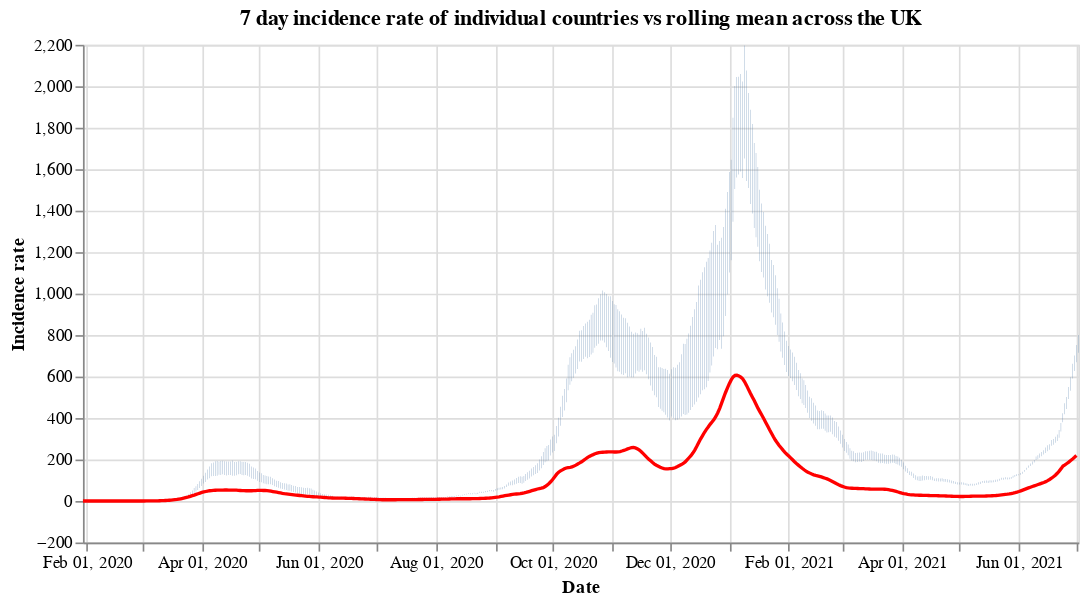

Notebook source saved alongside this figure:
### Code cell
#collapse
countries = uk_cases['areaName'].unique()
countries.sort()

selection = alt.selection_single(
    name='Select',
    fields=['areaName'],
    init={'areaName': 'Wales'},
    bind={'areaName': alt.binding_select(options=countries)}
)

# scatter plot, modify opacity based on selection
bars = alt.Chart(uk_cases).mark_bar().add_selection(
    selection
).encode(
    x=alt.X("yearmonthdate(date):T", axis=alt.Axis(title='Date')),
    y=alt.Y("weeklyCasesRate:Q", axis=alt.Axis(title='Incidence rate')),
    tooltip='weeklyCasesRate:Q',
    opacity=alt.condition(selection, alt.value(1), alt.value(0))
).properties(title=f'7 day incidence rate of individual countries vs rolling mean across the UK', width=600)

line = alt.Chart(overview_cases).mark_line(
    color='red',
    size=2,
).transform_window(
    rolling_mean='mean(weeklyCasesRate)',
    frame=[0, 7]
).encode(
    x='yearmonthdate(date):T',
    y='rolling_mean:Q'
)

alt.layer(bars, line)

### Figure 1 — Vega-Lite specification as saved in the notebook (floating-point values rounded to 4 significant figures; data arrays with more than 128 entries replaced by an {"elided": "..."} marker saying what was removed)
{"config": {"view": {"continuousWidth": 400, "continuousHeight": 300}}, "layer": [{"data": {"name": "data-188595c639ed6ae64388bc636ab9ee00"}, "mark": "bar", "encoding": {"opacity": {"condition": {"value": 1, "selection": "Select"}, "value": 0}, "tooltip": {"type": "quantitative", "field": "weeklyCasesRate"}, "x": {"type": "temporal", "axis": {"title": "Date"}, "field": "date", "timeUnit": "yearmonthdate"}, "y": {"type": "quantitative", "axis": {"title": "Incidence rate"}, "field": "weeklyCasesRate"}}, "selection": {"Select": {"type": "single", "fields": ["areaName"], "init": {"areaName": "Wales"}, "bind": {"areaName": {"input": "select", "options": ["England", "Northern Ireland", "Scotland", "Wales"]}}}}, "title": "7 day incidence rate of individual countries vs rolling mean across the UK", "width": 600}, {"data": {"name": "data-7e80e2bb8b71111c4dea921edfd8b5d5"}, "mark": {"type": "line", "color": "red", "size": 2}, "encoding": {"x": {"type": "temporal", "field": "date", "timeUnit": "yearmonthdate"}, "y": {"type": "quantitative", "field": "rolling_mean"}}, "transform": [{"window": [{"op": "mean", "field": "weeklyCasesRate", "as": "rolling_mean"}], "frame": [0, 7]}]}], "$schema": "https://vega.github.io/schema/vega-lite/v4.8.1.json", "datasets": {"data-188595c639ed6ae64388bc636ab9ee00": {"elided": "1984 records"}, "data-7e80e2bb8b71111c4dea921edfd8b5d5": {"elided": "519 records"}}}
